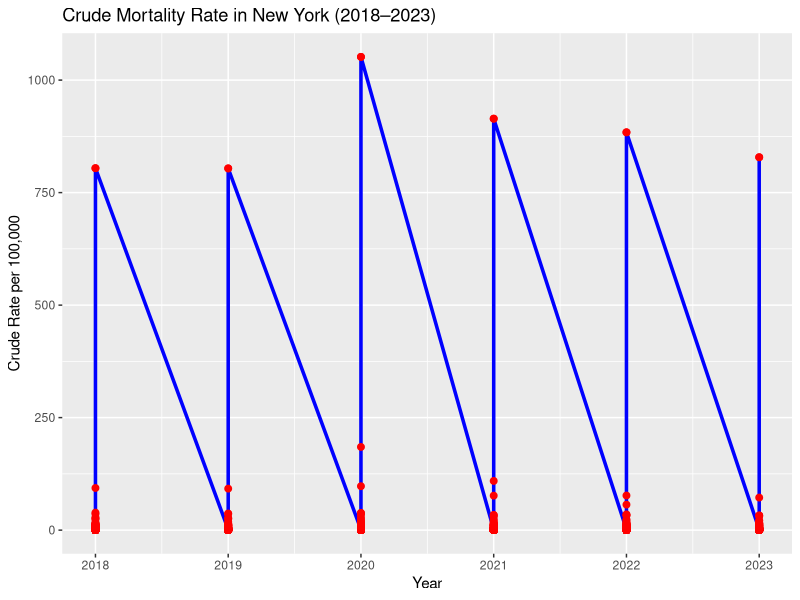

The R script that drew this image:
# R Script: Mortality Analysis (NY, 2018–2023)

# Load libraries
library(readr)
library(dplyr)
library(ggplot2)

# Load dataset
df <- read_csv("ny_mortality_by_year.csv")

# Clean missing values
df_clean <- df %>% filter(!is.na(Year), !is.na(`Crude Rate`))

# Summary: total deaths per year
summary_table <- df_clean %>%
  group_by(Year) %>%
  summarise(total_deaths = sum(Deaths), avg_rate = mean(`Crude Rate`))

print(summary_table)

# Save summary table to CSV
write.csv(summary_table, "summary_table.csv", row.names=FALSE)

# Create line plot
p <- ggplot(df_clean, aes(x=Year, y=`Crude Rate`)) +
  geom_line(color="blue", size=1.2) +
  geom_point(color="red", size=2) +
  labs(title="Crude Mortality Rate in New York (2018–2023)",
       x="Year", y="Crude Rate per 100,000")

# Save plot as PNG
ggsave("crude_rate_trend.png", plot=p, width=7, height=5)
